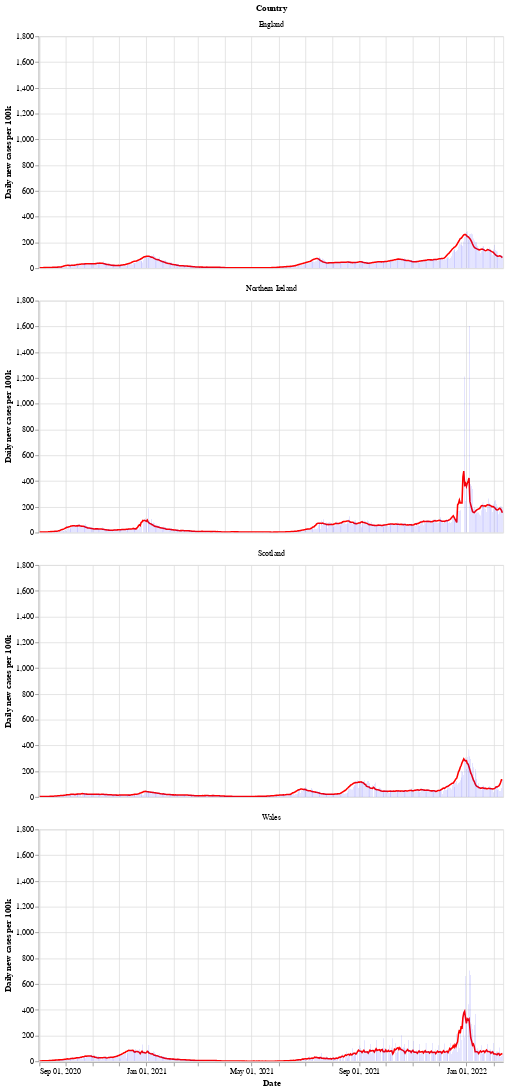

Notebook code for this chart:
### Markdown cell above
Next is a bar chart of the number of new cases in each country (per 100k population), with the 7 day moving average of cases. Again we see that Wales saw a longer period of raising and falling cases compared to the other countries.

After a period of cases falling, each nation is now seeing a rise in the number of cases - especially in Wales.

### Code cell
# collapse
bars = alt.Chart(uk_cases).mark_bar().encode(
    x=alt.X("yearmonthdate(date):T", axis=alt.Axis(title='Date')),
    y=alt.Y("newCasesRate:Q", axis=alt.Axis(title='Daily new cases per 100k')),
    tooltip='newCasesRate',
    color=alt.condition(
        alt.datum.dailyChange > 0,
        alt.value("orange"),  # The positive color
        alt.value("blue")  # The negative color
    )
).properties(title='New cases per 100k population with rolling 7 day average', width=600).interactive()
line = alt.Chart(uk_cases).mark_line(
    color='red',
    size=2,
).transform_window(
    rolling_mean='mean(newCasesRate)',
    frame=[0, 7],
    groupby=['areaName']
).encode(
    x='yearmonthdate(date):T',
    y='rolling_mean:Q'
)
alt.layer(line, bars, data=uk_cases).facet(alt.Row('areaName', title='Country'), columns=1)

### Figure 1 — Vega-Lite specification as saved in the notebook (floating-point values rounded to 4 significant figures; data arrays with more than 128 entries replaced by an {"elided": "..."} marker saying what was removed)
{"config": {"view": {"continuousWidth": 400, "continuousHeight": 300}}, "data": {"name": "data-ba5994a37ae387314729dc5e970ed015"}, "facet": {"type": "nominal", "field": "areaName", "title": "Country"}, "spec": {"layer": [{"mark": {"type": "line", "color": "red", "size": 2}, "encoding": {"x": {"type": "temporal", "field": "date", "timeUnit": "yearmonthdate"}, "y": {"type": "quantitative", "field": "rolling_mean"}}, "transform": [{"window": [{"op": "mean", "field": "newCasesRate", "as": "rolling_mean"}], "frame": [0, 7], "groupby": ["areaName"]}]}, {"mark": "bar", "encoding": {"color": {"condition": {"value": "orange", "test": "(datum.dailyChange > 0)"}, "value": "blue"}, "tooltip": {"type": "quantitative", "field": "newCasesRate"}, "x": {"type": "temporal", "axis": {"title": "Date"}, "field": "date", "timeUnit": "yearmonthdate"}, "y": {"type": "quantitative", "axis": {"title": "Daily new cases per 100k"}, "field": "newCasesRate"}}, "selection": {"selector002": {"type": "interval", "bind": "scales", "encodings": ["x", "y"]}}, "title": "New cases per 100k population with rolling 7 day average", "width": 600}]}, "columns": 1, "$schema": "https://vega.github.io/schema/vega-lite/v4.8.1.json", "datasets": {"data-ba5994a37ae387314729dc5e970ed015": {"elided": "2116 records"}}}
